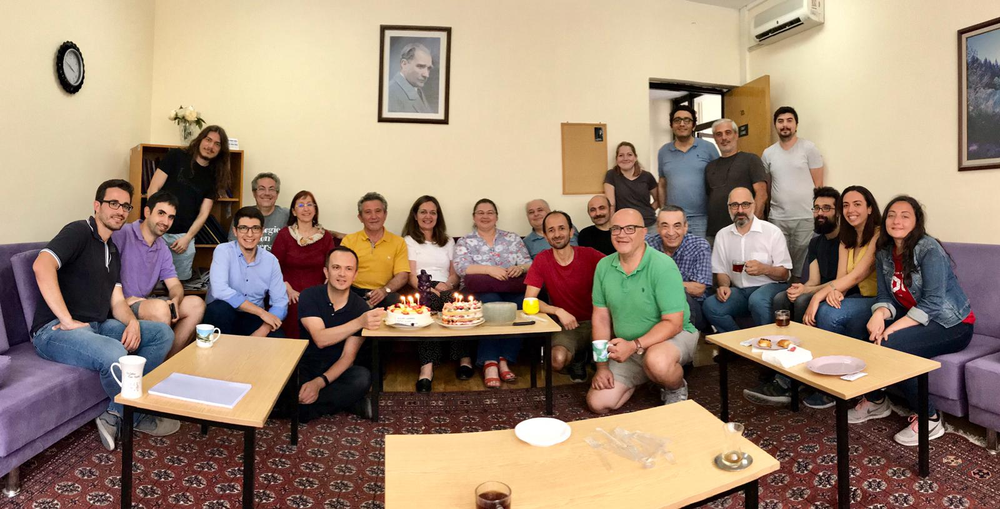
#> input picture THE #2/intro/THE_2 images/1.png, 1000 x 509 px, shrunk from 1600 x 814 before the run, found by its file name
$ python the2_solution.py
#> lines starting #> are read from the running program, lines starting #| are printed output that depends on the picture
# onur yaman - 2007961
# ilkim oğul - 2237675


import os
import cv2
import math
from skimage import io, data, transform
import matplotlib.pyplot as plt
import numpy as np
import scipy.fftpack as fp
from scipy.fftpack import fft2, ifft2, fftshift, ifftshift
from scipy import linalg
from PIL import Image


INPUT_PATH = "./THE_2 Images/"
OUTPUT_PATH = "./Outputs/"


def read_image(img_path, rgb=True):
#> called with img_path = './THE_2 Images/1.png', rgb = True
    img = io.imread(img_path)
#> img is the input picture: shape (509, 1000, 3); mean R, G, B 158, 136, 116.1
    return img

# [12 lines left out: function write_image, not called in this run]

def fourier_transform(img,out):
#> called with out = './Outputs/F1.png'
    fig, ax = plt.subplots(3)
    for i in range(3):
        fig = np.log(1+fp.fftshift(abs(fp.fft2(img[:, :,i]))))
        ax[i].imshow(fig,cmap='gray')
#> this loop made 3 passes
#> pass 1, in fourier_transform, `fig = np.log(1+fp.fftshift(abs(fp.fft2(img[:, :,i]))))`:
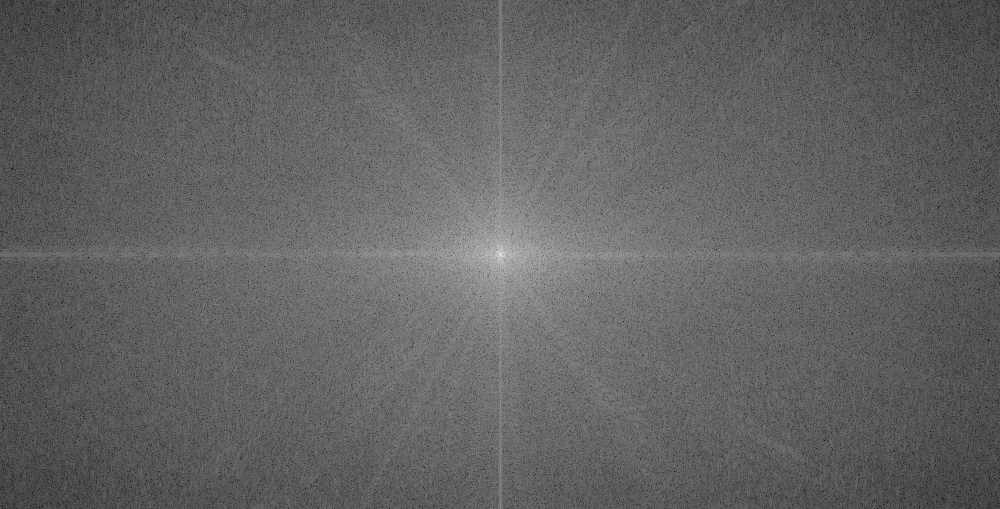
#> fig: shape (509, 1000) float64; min 2.63, max 18.2, mean 8.65; drawn with min black and max white

    plt.savefig(out)
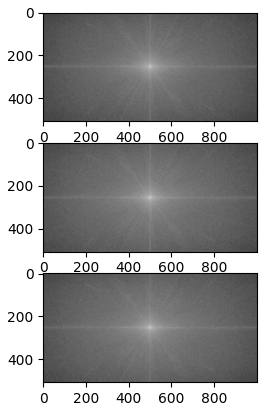
#> figure drawn by matplotlib, 3 panels
    plt.close()

def cosine_transform(img,out):
    fig, ax = plt.subplots(3)
    for i in range(3):
        fig = fp.dctn(img[:, :, i])
        ax[i].imshow(fig,cmap='gray')
    plt.savefig(out)
    plt.close()

def hadamard_transform(img,out):
#> called with out = './Outputs/H1.png'
    fig, ax = plt.subplots(3)
    w = int(np.shape(img)[1])
#> w = 1000
    h = int(np.shape(img)[0])
#> h = 509
    iarr=[]
    had = [[]]
    u=1

    while u<w and u<h:
        u=2*u
#> after the loop, u = 512

    u=int(u/2)
#> u = 256
    had=linalg.hadamard(u)
    hadt=np.transpose(had)
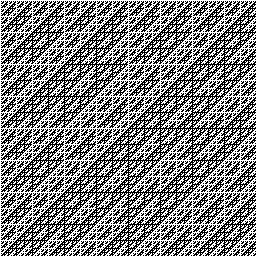
#> had: shape (256, 256) int64; values -1 (black) and 1 (white), 50.2% white; black in thin lines or dots
    a=(w-u)/2
#> a = 372
    a=int(a)
    b=(h-u)/2
#> b = 126.5
    b=int(b)
#> b = 126
    for i in range(3):
        iarr=img[:,:,i]
        iarr=iarr[b:(b+u),a:(a+u)]
        ax[i].imshow(np.matmul(np.matmul(had, iarr), hadt),cmap='gray')
#> this loop made 3 passes
#> pass 1, in hadamard_transform, `iarr=img[:,:,i]`:
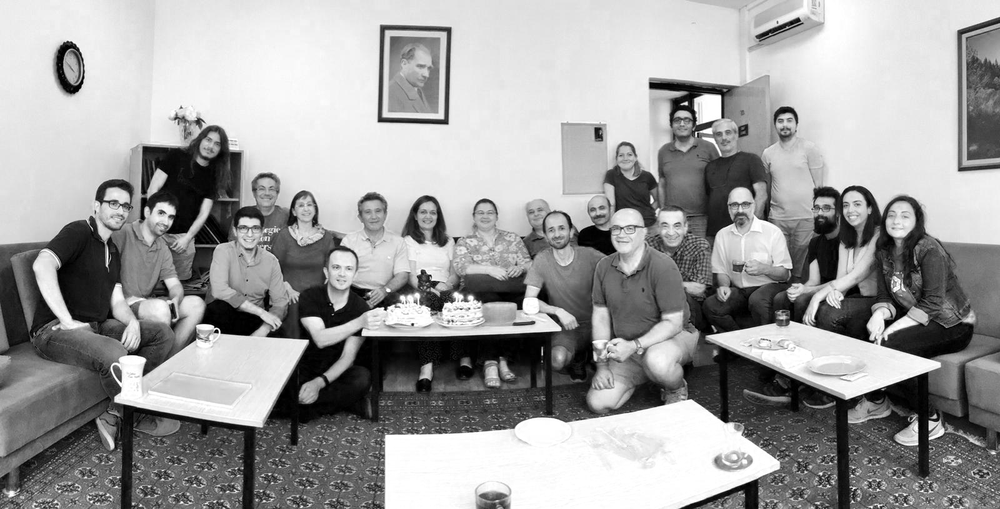
#> iarr: shape (509, 1000); min 0, max 255, mean 158
#> pass 1, in hadamard_transform, `iarr=iarr[b:(b+u),a:(a+u)]`:
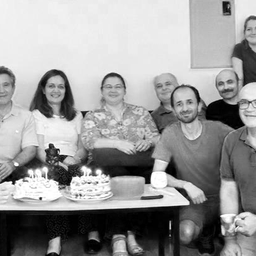
#> iarr: shape (256, 256); min 0, max 255, mean 152.8
#> pass 2, in hadamard_transform, `iarr=iarr[b:(b+u),a:(a+u)]`:
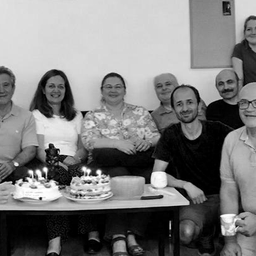
#> iarr: shape (256, 256); min 0, max 255, mean 125
    plt.savefig(out)
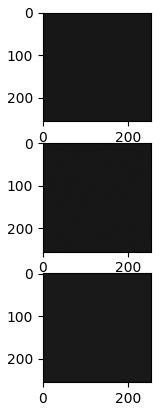
#> figure drawn by matplotlib, 3 panels
    plt.close()

# [128 lines left out: functions applyFilter, idealFilter, gaussianFilter, butterWorhFilter, low_pass_filtering, high_pass_filtering and 1 more, not called in this run]

def enhance_image(img):
    return img


if __name__ == '__main__':
    if not os.path.exists(OUTPUT_PATH):
        os.makedirs(OUTPUT_PATH)
    # STEP2 - STEP1 INCLUDED - 6 outputs
    img = read_image(INPUT_PATH + "1.png")
    output = fourier_transform(img, OUTPUT_PATH + "F1.png")

    img = read_image(INPUT_PATH + "1.png")
    output = hadamard_transform(img, OUTPUT_PATH +"H1.png")

    img = read_image(INPUT_PATH + "1.png")
    output = cosine_transform(img, OUTPUT_PATH +"C1.png")

    img = read_image(INPUT_PATH + "2.png")
#> (the run stopped early here; a loop or call above may not have finished)

$ run again, with THE #4/intro/THE4_Images/B3.jpg saved as THE #2/intro/THE_2 images/1.png
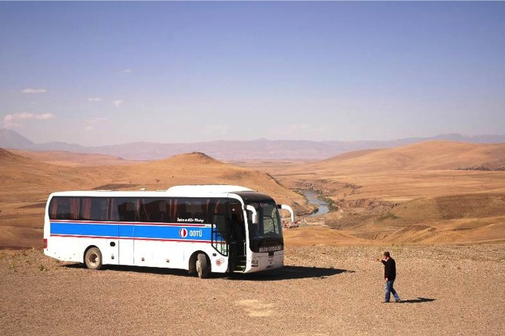
#> input picture THE #4/intro/THE4_Images/B3.jpg, 505 x 336 px, shrunk from 666 x 443 before the run, found by its file name
#> in read_image, img is the input picture: shape (336, 505, 3); mean R, G, B 170.8, 152.6, 152.7
#> the loop in fourier_transform, `for i in range(3):` made 3 passes
#> pass 1, in fourier_transform, `fig = np.log(1+fp.fftshift(abs(fp.fft2(img[:, :,i]))))`:
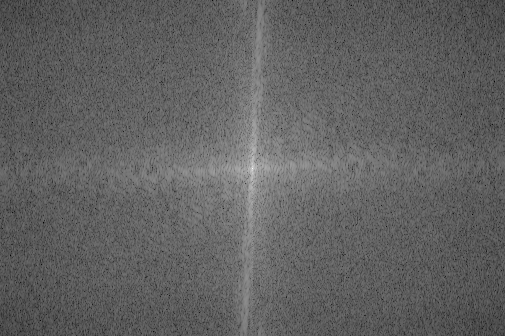
#> fig: shape (336, 505) float64; min 2.17, max 17.18, mean 7.91; drawn with min black and max white
#> had: shape (256, 256) int64; values -1 (black) and 1 (white), 50.2% white; black in thin lines or dots
#> the loop in hadamard_transform, `for i in range(3):` made 3 passes
#> pass 2, in hadamard_transform, `iarr=iarr[b:(b+u),a:(a+u)]`:
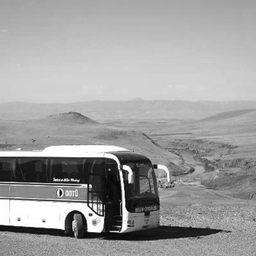
#> iarr: shape (256, 256); min 0, max 255, mean 159.6
